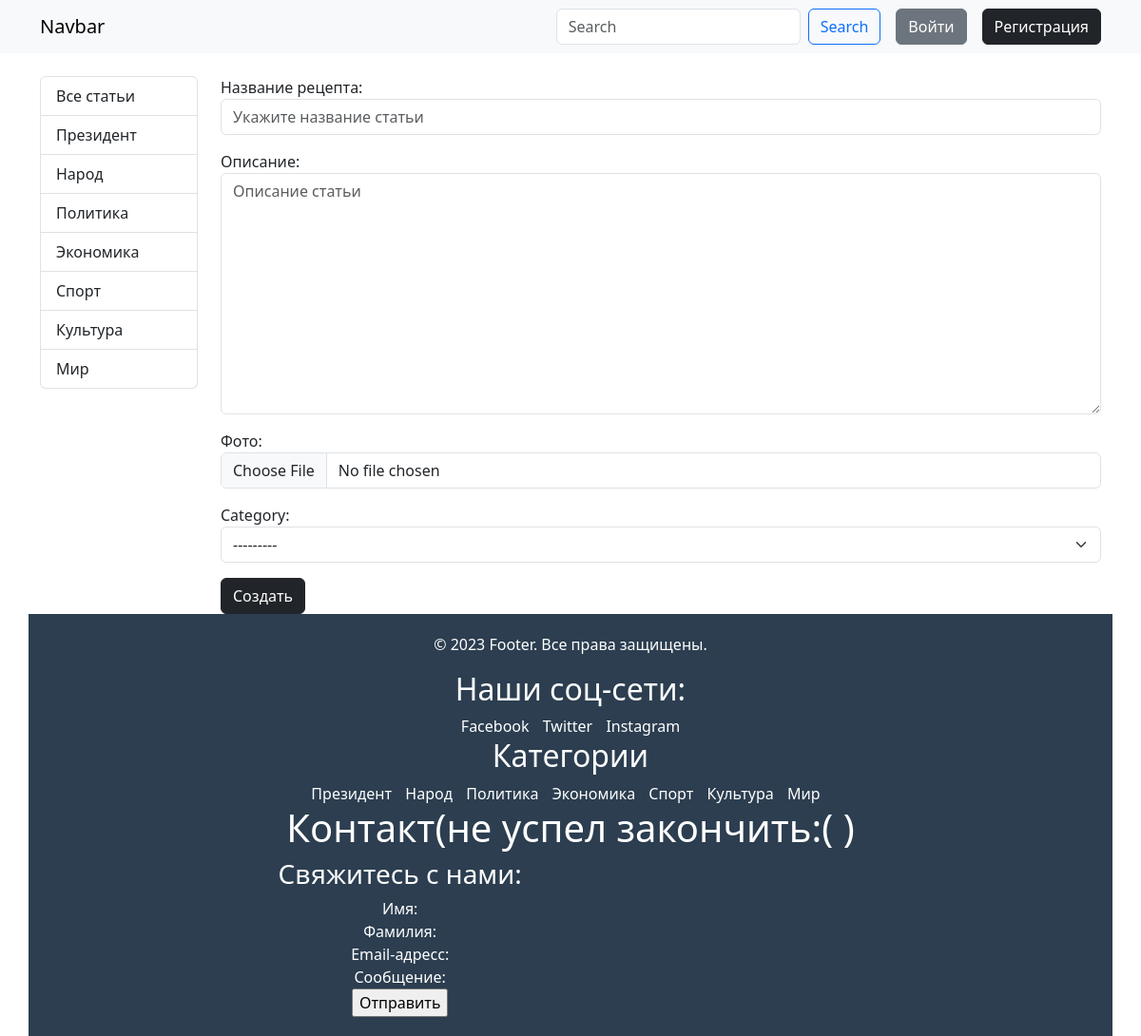
Page /create/ on the committed database.
### blog_app/models.py (models this page shows)
class Category(models.Model):
    title = models.CharField(verbose_name="Название категории", max_length=100)
    def get_absolute_url(self):
        return reverse("category_items", kwargs={"category_id": self.pk})
    def __str__(self):
        return self.title
    class Meta:
        verbose_name = "Категория"
        verbose_name_plural = "Категории"

### blog_app/views.py (the view)
# urls.py: path("create/", views.add_recipe, name="create"),
def add_recipe(request):
    if request.method == "POST":
        form = RecipeForm(data=request.POST, files=request.FILES)
        if form.is_valid():
            form = form.save(commit=False)
            form.author = request.user
            form.save()
            return redirect("recipe_detail", form.pk)
    else:
        form = RecipeForm()
    context = {
        "form": form
    }
    return render(request, "pages/post_form.html", context)

### blog_app/forms.py
class RecipeForm(forms.ModelForm):
    class Meta:
        model = Recipe
        fields = ["title", "description", "image", "category"]
        widgets = {
            "title": forms.TextInput(attrs={
                "class": "form-control",
                "placeholder": "Укажите название статьи"
            }),
            "description": forms.Textarea(attrs={
                "class": "form-control",
                "placeholder": "Описание статьи"
            }),
            "image": forms.FileInput(attrs={
                "class": "form-control"
            }),
            "category": forms.Select(attrs={
                "class": "form-select"
            })
        }

### blog_app/templatetags/custom_tags.py (called while the page is built)
@register.simple_tag()
def get_categories():
    categories = Category.objects.all()
    return categories

### templates/pages/post_form.html (shortened to what this page needs)
{% extends 'base.html' %}
{% block content %}
<form action="" method="post" enctype="multipart/form-data">
    {{ form.as_p }}
    <button class="btn btn-dark">Создать</button>
</form>
{% endblock content %}

### templates/base.html (shortened to what this page needs)
{% load custom_tags %}
<!doctype html>
<html lang="en">
<head>
    <link href="https://cdn.jsdelivr.net/npm/bootstrap@5.3.0-alpha1/dist/css/bootstrap.min.css" rel="stylesheet"
>
    <link rel="stylesheet" href="https://cdn.jsdelivr.net/npm/bootstrap-icons@1.10.2/font/bootstrap-icons.css"
>
</head>
<body>
<nav class="navbar navbar-expand-lg bg-body-tertiary mb-4">
    <div class="container">
        <a class="navbar-brand" href="{% url 'home' %}">Navbar</a>
        <div class="collapse navbar-collapse" id="navbarSupportedContent">
            <form class="d-flex ms-auto" role="search" action="{% url 'search' %}">
                <input name="q" class="form-control me-2" type="search" placeholder="Search" aria-label="Search">
                <button class="btn btn-outline-primary" type="submit">Search</button>
            </form>
            <div class="d-flex gap-3 ms-3">
                {% if not request.user.is_authenticated %}
                <a href="{% url 'login' %}" class="btn btn-secondary">Войти</a>
                <a href="{% url 'registration' %}" class="btn btn-dark">Регистрация</a>
                {% else %}
                <a href="{% url 'logout' %}" class="btn btn-danger">Выйти</a>
                {% endif %}
            </div>
        </div>
    </div>
</nav>
<div class="container">
    <div class="row">
        <div class="col-2">
            {% block categories %}
            {% get_categories as categories %}
            <div class="list-group">
                <a href="{% url 'home' %}" class="list-group-item list-group-item-action">Все статьи</a>
                {% for category in categories %}
                <a href="{{ category.get_absolute_url }}" class="list-group-item list-group-item-action">
                    {{ category }}
                </a>
                {% endfor %}
            </div>
        </div>
        <div class="col-10">
            {% block content %}
            {% endblock content %}
        </div>
        <footer style="background-color: #2c3e50; color: #fff; padding: 20px; text-align: center;">
            <div>
                <p>&copy; 2023 Footer. Все права защищены.</p>
                <h2>Наши соц-сети:</h2>
                <a href="#" style="color: #fff; text-decoration: none; margin-right: 10px;">Facebook</a>
                <a href="#" style="color: #fff; text-decoration: none; margin-right: 10px;">Twitter</a>
                <a href="#" style="color: #fff; text-decoration: none;">Instagram</a>
                <div>
                    <h2>Категории</h2>
                    {% for category in categories %}
                    <a href="{{ category.get_absolute_url }}" style="color: #fff; text-decoration: none; margin-right: 10px;">{{ category }}</a>
                    {% endfor %}
                </div>
                <div class="contact">
                    <div class="grid_4">
                        <div class="container">
                            <h1 class="blog_head">Контакт(не успел закончить:( )</h1>
                            <div class="contact">
                                <div class="col-md-8 contact_right">
                                    <h3>Свяжитесь с нами:</h3>
                                    <form method="post">
                                        <div class="text">
                                            <div class="text-fild">
                                                <span>Имя:</span>
                                            </div>
                                            <div class="text-fild">
                                                <span>Фамилия:</span>
                                            </div>
                                        </div>
                                        <div class="msg-fild">
                                            <span>Email-адресс:</span>
                                        </div>
                                        <div class="message-fild">
                                            <span>Сообщение:</span>
                                        </div>
                                        <label class="btn1 btn2 btn-8 btn-8c"><input type="submit" value="Отправить"></label>
                                    </form>
                                </div>
                            </div>
                        </div>
                    </div>
                </div>
            </div>
        </footer>
        {% endblock categories %}
    </div>
</div>
</body>
</html>

### rows in the picture
Category: title "Президент"
Category: title "Народ"
Category: title "Политика"
Category: title "Экономика"
Category: title "Спорт"
Category: title "Культура"
Category: title "Мир"
